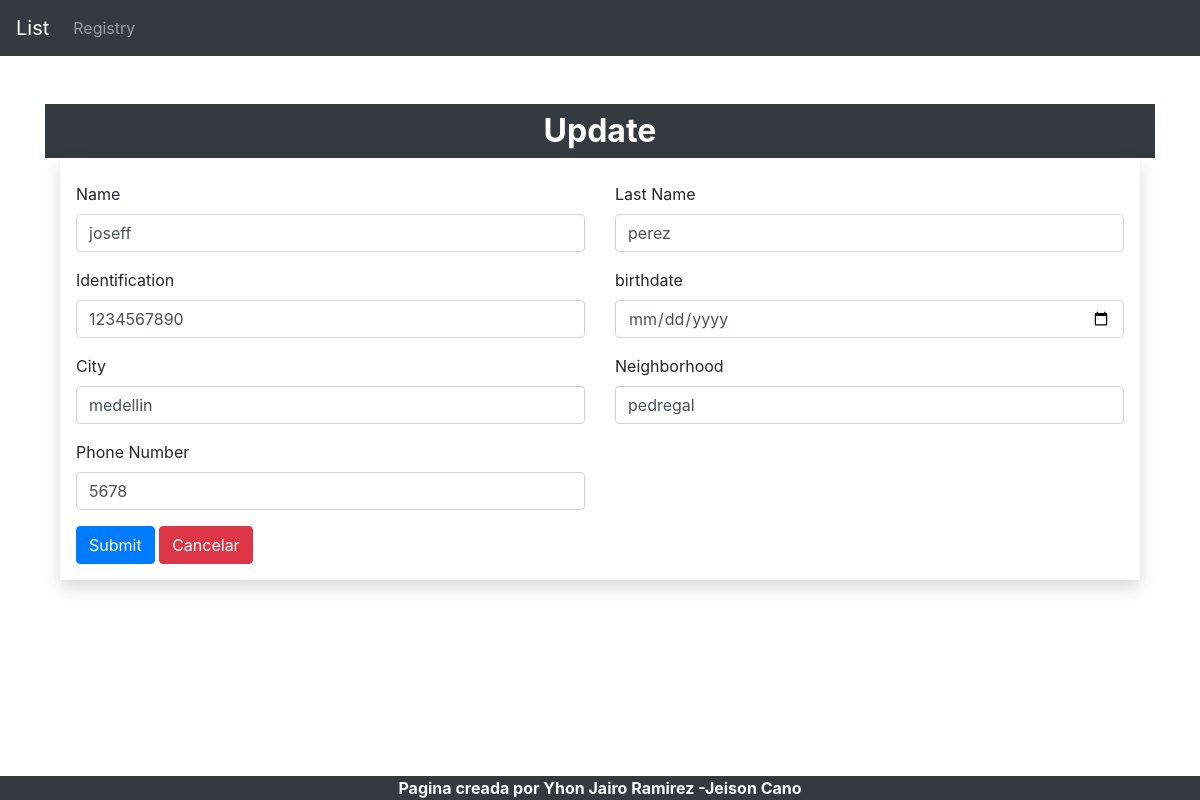
/CreateUser/editUser?id=8, run on the app's committed database.
### tables this page shows
CREATE TABLE `list` (
  `id` int(11) NOT NULL,
  `name` varchar(30) NOT NULL,
  `lastname` varchar(30) NOT NULL,
  `idnumbre` varchar(11) NOT NULL,
  `birthdate` date NOT NULL,
  `residencecity` varchar(30) NOT NULL,
  `neighborhood` varchar(30) NOT NULL,
  `phonenumber` int(10) NOT NULL
);

### application/controllers/CreateUser.php (called while the page is built, shortened)
<?php
class CreateUser  extends CI_Controller {
    public function editUser(){
        $id = $this->input->get('id');
        $userdata = array('userdata' => $this->UserModel->listUser($id));
        $this->load->view('layouts/header');
        $this->load->view('edituser',$userdata);
        $this->load->view('layouts/footer');
    }
}

### index.php (called while the page is built, shortened)
<?php
require_once BASEPATH.'core/CodeIgniter.php';

### application/models/UserModel.php (called while the page is built, shortened)
<?php
class UserModel  extends CI_Model {
    public function listUser($id){
        $response = $this->db->query("SELECT * FROM list WHERE id={$id}")->result();
        return $response[0];
    }
}
?>

### application/views/edituser.php (the view)
<div class="container">
  <br>
  <div class="row bg-dark text-white pt-2">
    <div class="col-sm-12 d-flex justify-content-center">
      <h2> <b>Update</b></h2>
    </div>
  </div>
  <form action="<?php echo base_url() . "CreateUser/updateUser?id=" . $userdata->id ?>" method="post" onsubmit="return validar();" class="pl-3 pr-3 pb-3 shadow">
    <br>
    <div class="row">
      <div class="form-group col-sm-12 col-md-6"">
        <label>Name</label>
        <input type="text" value="<?php echo $userdata->name ?>" class="form-control" name="name" aria-describedby="emailHelp" required>
      </div>
      <div class="form-group col-sm-12 col-md-6"">
        <label>Last Name</label>
        <input type="text" value="<?php echo $userdata->lastname ?>" class="form-control" name="lastname">
      </div>
    </div>
    <div class="row">
      <div class="form-group col-sm-12 col-md-6"">
        <label>Identification</label>
        <input type="text" value="<?php echo $userdata->idnumbre ?>" class="form-control" name="idnumbre">
      </div>
      <div class="form-group col-sm-12 col-md-6"">
        <label>birthdate</label>
        <input type="date" value="<?php echo $userdata->birthdate ?>" class="form-control" name="birthdate">
      </div>
    </div>
    <div class="row">
      <div class="form-group col-sm-12 col-md-6"">
        <label>City</label>
        <input type="text" value="<?php echo $userdata->residencecity ?>" class="form-control" name="residencecity" aria-describedby="emailHelp">
      </div>
      <div class="form-group col-sm-12 col-md-6"">
        <label>Neighborhood</label>
        <input type="text" value="<?php echo $userdata->neighborhood ?>"" class=" form-control" name="neighborhood">
      </div>
    </div>
    <div class="row">
      <div class="form-group col-sm-12 col-md-6"">
        <label>Phone Number</label>
        <input type="number" value="<?php echo $userdata->phonenumber ?>"" class=" form-control" name="phonenumber" aria-describedby="emailHelp">
      </div>
    </div>
    <button type="submit" class="btn btn-primary">Submit</button>
    <a class="btn btn-danger" href="http://localhost:81/moment1" role="button">Cancelar</a>
  </form>
</div>

### data on the page
list: name "joseff", lastname "perez", idnumbre "1234567890", residencecity "medellin", neighborhood "pedregal", phonenumber "5678"
